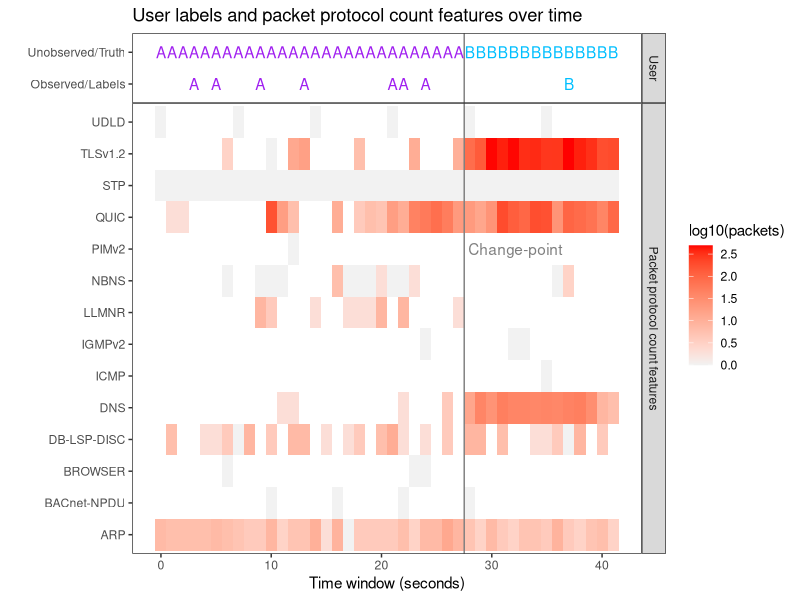
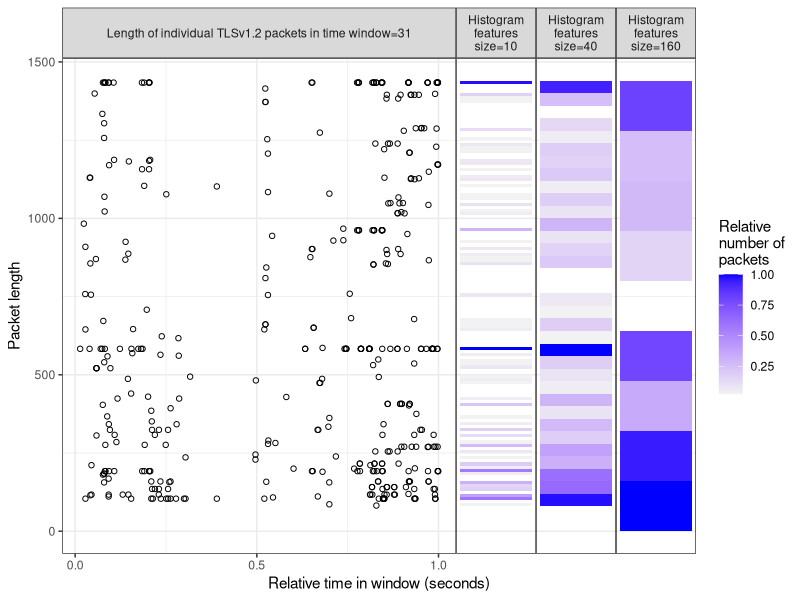

R code for these plots, in order:
library("data.table")
activity.dt <- fread("example_network_activity_desktop.csv")
activity.dt[1]
activity.dt[2]
activity.dt[, user := ifelse(Time < 27.5, "Alice", "Bob")]
activity.dt[, floor.Time := floor(Time)]
packets.dt <- activity.dt[, list(
  packets=.N
), by=list(floor.Time)]
range(packets.dt$packets)
activity.dt[, box := paste(floor.Time, Protocol)]
activity.dt[, Protocol.fac := factor(Protocol)]
activity.dt[, Protocol.int := as.integer(Protocol.fac)]
packet.name <- "Packet protocol count features"
ffac <- function(x){
  factor(x, c("User", packet.name))
}
packets.Prot.dt <- activity.dt[, list(
  packets=.N,
  facet=ffac(packet.name)
), by=list(floor.Time, Protocol.int, Protocol, box)]
change.after <- 27
user.dt <- data.table(
  facet=ffac("User"), rbind(
    data.table(user="Alice", Time=0:change.after),
    data.table(user="Bob", Time=(change.after+1):41)))
change.dt <- data.table(change=change.after+0.5)
library(ggplot2)
set.seed(100)
box.dt <- packets.Prot.dt[floor.Time==31 & Protocol=="TLSv1.2"]
gg <- ggplot()+
  ggtitle("User labels and packet protocol count features over time")+
  ylab("")+
  scale_color_manual(values=c("purple", "deepskyblue"))+
  geom_tile(aes(
    floor.Time, Protocol, fill=log10(packets)),
    data=packets.Prot.dt[Protocol.int %% 2 == 0])+
  geom_text(aes(
    change, "PIMv2", label=" Change-point"),
    data=data.table(facet=ffac(packet.name), change.dt),
    hjust=0,
    color="grey50")+
  geom_vline(aes(
    xintercept=change),
    color="grey50",
    data=change.dt)+
  ## geom_tile(aes(
  ##   floor.Time, Protocol),
  ##   fill=NA,
  ##   size=1,
  ##   color="black",
  ##   data=box.dt)+
  geom_text(aes(
    Time, "Unobserved/Truth", color=user, label=substring(user, 1, 1)),
    data=user.dt)+
  geom_text(aes(
    Time, "Observed/Labels", color=user, label=substring(user, 1, 1)),
    data=user.dt[sample(1:.N, 8)])+
  guides(color="none")+
  scale_fill_gradient(low="grey95", high="red")+
  theme_bw()+
  xlab("Time window (seconds)")+
  theme(
    panel.grid=element_blank(),
    panel.margin=grid::unit(0, "lines"))+
  facet_grid(facet ~ ., scales="free", space="free")
png("figure-histogram-features-labels-heatmap.png", 7, 3, units="in", res=300)
print(gg)
dev.off()

length.facet <- "Length of individual TLSv1.2 packets in time window=31"
select.dt <- data.table(box.dt)
select.dt[, facet := NULL]
floor.vec <- c(10, 40, 160)
histfacet <- function(x){
  paste(
    "Histogram",
    "features",
    paste0("size=", x),
    sep="\n")
}
ffac <- function(x){
  factor(x, c(length.facet, histfacet(floor.vec)))
}
rect.dt.list <- list()
for(floor.factor in floor.vec){
  activity.dt[, floor.Length := floor(Length/floor.factor)]
  packets.Length.hist.dt <- activity.dt[select.dt, on=list(
    Protocol, floor.Time)][, list(
      packets=.N
    ), by=list(floor.Length)]
  packets.Length.hist.dt[, norm.packets := (packets-min(packets))/(max(packets)-min(packets))]
  packets.Length.hist.dt[, min.Length := floor.Length*floor.factor]
  packets.Length.hist.dt[, max.Length := (floor.Length+1)*floor.factor]
  rect.dt.list[[paste(floor.factor)]] <- data.table(
    facet=ffac(histfacet(floor.factor)),
    packets.Length.hist.dt)
}
rect.dt <- do.call(rbind, rect.dt.list)[norm.packets>0]
point.dt <- data.table(
  facet=ffac(length.facet),
  activity.dt[select.dt, on=list(Protocol, floor.Time)])
gg <- ggplot()+
  ##ggtitle("Packet length histogram features")+
  theme_bw()+
  facet_grid(. ~ facet, scales="free", space="free")+
  theme(panel.margin=grid::unit(0, "lines"))+
  scale_x_continuous(
    "Relative time in window (seconds)",
    breaks=seq(0, 1, by=0.5)
  )+
  ylab("Packet length")+
  scale_fill_gradient("Relative
number of
packets", low="grey95", high="blue")+
  geom_rect(aes(
    xmin=2, xmax=2.2,
    ymin=min.Length, ymax=max.Length,
    fill=norm.packets),
    color=NA,
    data=rect.dt)+
  geom_point(aes(
    Time-floor.Time, Length),
    data=point.dt,
    fill=NA,
    shape=1,
    color="black")
png("figure-histogram-features-labels.png", 7, 2.5, units="in", res=300)
print(gg)
dev.off()
